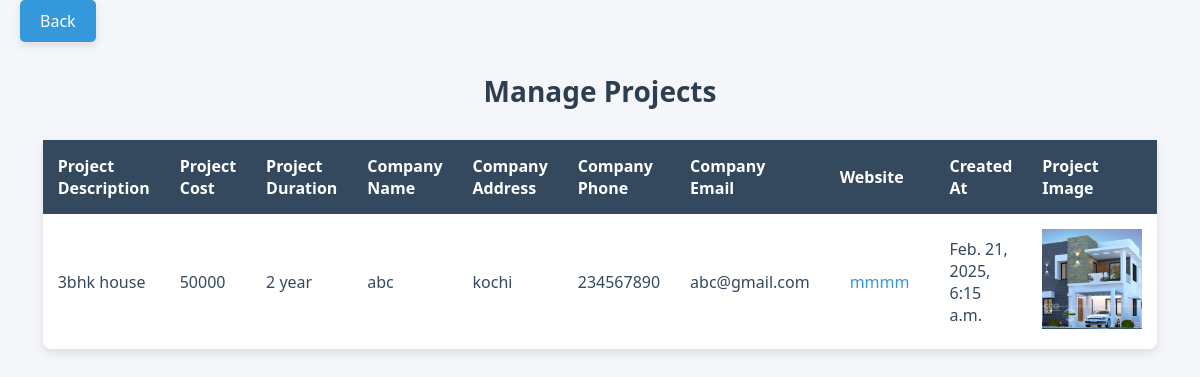
/manage_projects/, run on the app's committed database.
### realapp/models.py (models this page shows, shortened)
class Upldprojects(models.Model):
    company=models.ForeignKey(Construction,on_delete=models.CASCADE)
    project_description=models.CharField(max_length=225)
    project_cost=models.CharField(max_length=25)
    project_duration=models.CharField(max_length=25)
    project_image=models.ImageField(upload_to='images/')
    created_at=models.DateTimeField(auto_now_add=True)

class Construction(models.Model):
    name = models.CharField(max_length=255)
    address = models.CharField(max_length=500)
    phone_no = models.CharField(max_length=15)
    email = models.EmailField()
    website = models.URLField(blank=True, null=True)
    established_date = models.DateField()
    license_no = models.CharField(max_length=100, unique=True)
    password=models.CharField(max_length=10)

### realapp/views.py (the view)
# urls.py: path('manage_projects/', views.manage_projects, name='manage_projects'),
def manage_projects(request):
    projects = Upldprojects.objects.all()
    return render(request, 'manage_projects.html', {'projects': projects})

### realapp/templates/manage_projects.html (shortened to what this page needs)
<!DOCTYPE html>
<html lang="en">
<head>
</head>
<body>
    <a href="{% url 'admin_dashboard' %}" class="back-button">Back</a>
    <h2>Manage Projects</h2>
    <table>
        <thead>
            <tr>
                <th>Project Description</th>
                <th>Project Cost</th>
                <th>Project Duration</th>
                <th>Company Name</th>
                <th>Company Address</th>
                <th>Company Phone</th>
                <th>Company Email</th>
                <th>Website</th>
                <th>Created At</th>
                <th>Project Image</th>
            </tr>
        </thead>
        <tbody>
            {% for project in projects %}
            <tr>
                <td>{{ project.project_description }}</td>
                <td>{{ project.project_cost }}</td>
                <td>{{ project.project_duration }}</td>
                <td>{{ project.company.name }}</td>
                <td>{{ project.company.address }}</td>
                <td>{{ project.company.phone_no }}</td>
                <td>{{ project.company.email }}</td>
                <td>
                    {% if project.company.website %}
                        <a href="{{ project.company.website }}" target="_blank">{{ project.company.website }}</a>
                    {% else %}
                        N/A
                    {% endif %}
                </td>
                <td>{{ project.created_at }}</td>
                <td>
                    {% if project.project_image %}
                        <img src="{{ project.project_image.url }}" alt="Project Image" style="width: 100px; height: 100px; object-fit: cover;">
                    {% else %}
                        No Image
                    {% endif %}
                </td>
            </tr>
            {% endfor %}
        </tbody>
    </table>
</body>
</html>

### realapp/templates/manage_projects.html (style rules this page uses)
body { font-family: 'Segoe UI', Tahoma, Geneva, Verdana, sans-serif; margin: 0; padding: 0; background-color: #f4f6f9; color: #34495e; }
h2 { text-align: center; font-size: 28px; margin: 30px 0; color: #2c3e50; }
table { width: 80%; margin: 0 auto; border-collapse: collapse; background-color: #fff; border-radius: 8px; box-shadow: 0 4px 10px rgba(0, 0, 0, 0.1); }
thead { background-color: #34495e; color: white; }
th, td { padding: 15px; text-align: left; font-size: 16px; }
th { font-weight: bold; }
td a { text-decoration: none; color: #3498db; padding: 5px 10px; border-radius: 5px; transition: background-color 0.3s, color 0.3s; }
.back-button { background-color: #3498db; color: white; padding: 10px 20px; font-size: 16px; border-radius: 5px; text-decoration: none; margin-bottom: 20px; display: block; width: fit-content; margin-left: 20px; margin-right: auto; box-shadow: 0 4px 8px rgba(0, 0, 0, 0.1); transition: background-color 0.3s, transform 0.3s; }

### data on the page
Upldprojects: project_description "3bhk house", project_cost "50000", project_duration "2 year", company.name "abc", company.address "kochi", company.phone_no "234567890", company.email "abc@gmail.com", company.website "mmmm", created_at "Feb. 21, 2025, 6:15 a.m.", project_image (picture)
